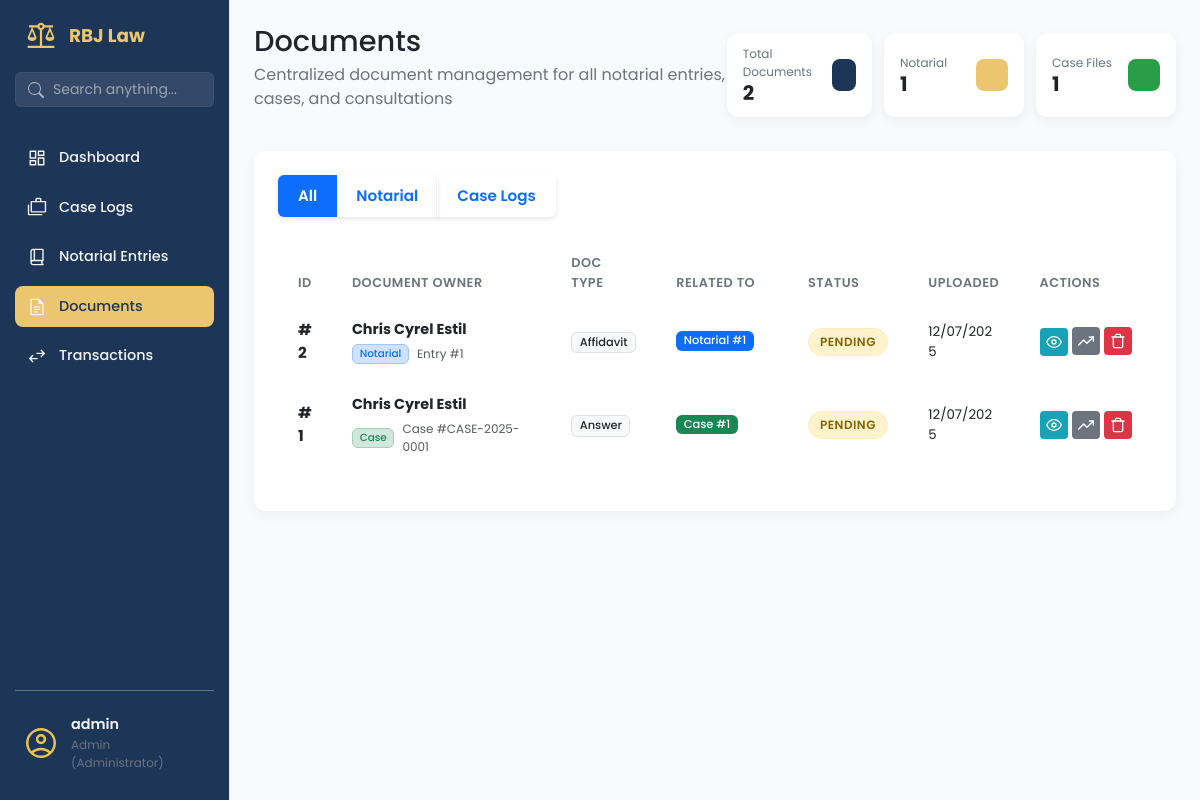
The page /documents/ (signed in) on the database as committed earlier.
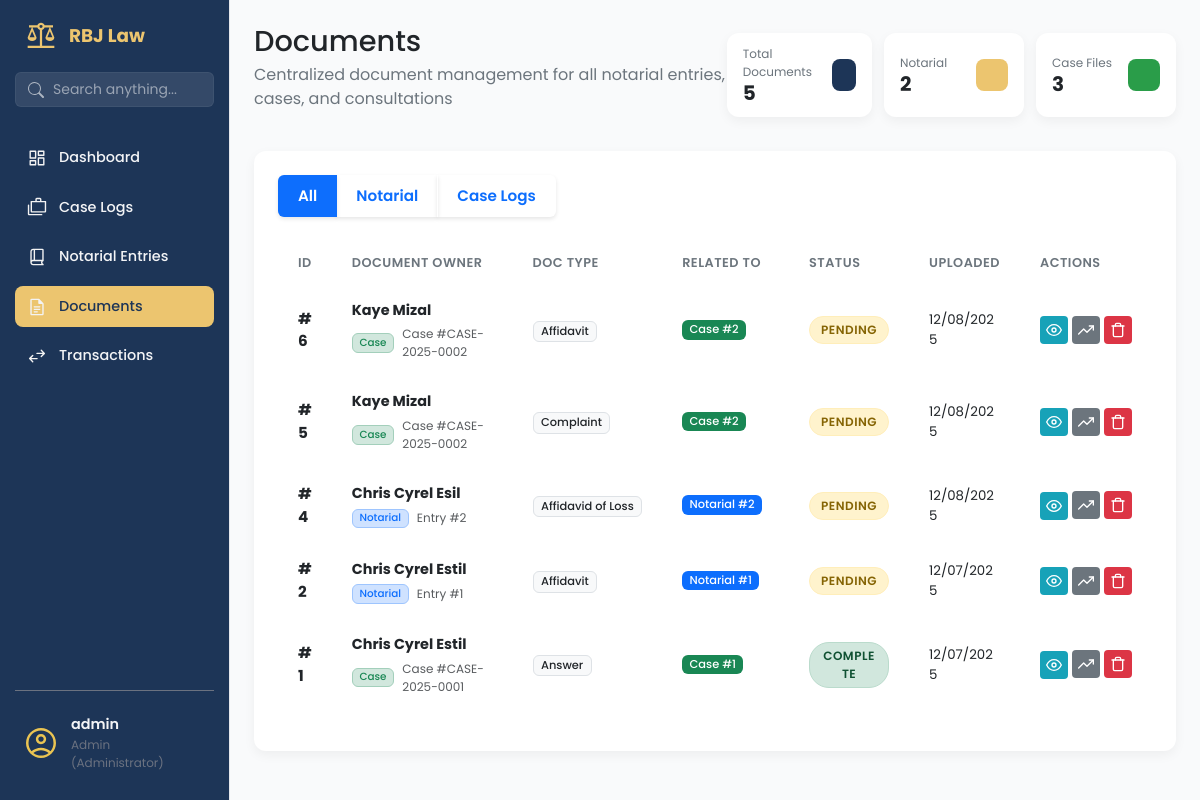
The same page on the database as committed later.
### app/models/document_mdl.py (models this page shows, shortened)
class Document(db.Model):
    __tablename__ = 'documents'
    id = db.Column(db.Integer, primary_key=True)
    filename = db.Column(db.String(255), nullable=False)
    file_path = db.Column(db.String(500), nullable=False)
    file_type = db.Column(db.String(50), nullable=True)
    file_size = db.Column(db.Integer, nullable=True)  # in bytes
    document_type = db.Column(db.String(100), nullable=True)  # e.g., Affidavit, ID, SPA Draft, etc.
    notes = db.Column(db.Text, nullable=True)
    document_status = db.Column(db.String(50), default='Pending', nullable=False)
    parent_type = db.Column(db.String(50), nullable=False)  # 'notarial_entry', 'case', 'client'
    parent_id = db.Column(db.Integer, nullable=False)
    uploaded_by = db.Column(db.Integer, db.ForeignKey('users.id'), nullable=True)
    uploaded_at = db.Column(db.DateTime, default=datetime.utcnow)
    last_modified = db.Column(db.DateTime, default=datetime.utcnow, onupdate=datetime.utcnow)
    uploader = db.relationship('User', backref='uploaded_documents', lazy=True)

### app/routes/documents_routes.py (the view)
@documents_bp.route('/')
@staff_or_admin_required
@login_required
def documents_page():
    document_type = request.args.get('type', 'all')
    query = Document.query
    if current_user.role == 'staff':
        query = query.filter(Document.parent_type != 'case')
    if document_type != 'all':
        query = query.filter_by(parent_type=document_type)
    search_term = request.args.get('search', '')
    if search_term:
        query = query.filter(or_(
            Document.filename.ilike(f'%{search_term}%'),
            Document.notes.ilike(f'%{search_term}%')
        ))
    documents = query.order_by(Document.uploaded_at.desc()).all()
    for doc in documents:
        doc.context_name = "Unknown Client"
        doc.context_ref = f"ID: {doc.parent_id}"
        if doc.parent_type == 'notarial_entry':
            entry = NotarialEntry.query.get(doc.parent_id)
            if entry:
                doc.context_ref = f"Entry #{entry.not_entry_num}"
                if entry.parties:
                    primary_party = entry.parties[0].party_name
                    if len(entry.parties) > 1:
                        doc.context_name = f"{primary_party} et al."
                    else:
                        doc.context_name = primary_party
                else:
                    doc.context_name = "No Party Listed"
        elif doc.parent_type == 'case':
            case = Case.query.get(doc.parent_id)
            if case:
                doc.context_ref = f"Case #{case.case_number}"
                if case.client:
                    doc.context_name = f"{case.client.client_first_name} {case.client.client_last_name}"
                else:
                    doc.context_name = case.title  # Fallback to case title if no client
            else:
                doc.context_name = "Deleted Case"
                doc.context_ref = f"ID: {doc.parent_id}"
        elif doc.parent_type == 'consultation':
            pass
        elif doc.parent_type == 'client':
            client = Client.query.get(doc.parent_id)
            if client:
                doc.context_name = f"{client.first_name} {client.last_name}"
                doc.context_ref = "Client File"
    return render_template('documents_page.html',
                         documents=documents,
                         current_filter=document_type,
                         search_term=search_term)

### app/utils/permissions.py (called while the page is built)
def staff_or_admin_required(f):
    @wraps(f)
    def decorated_function(*args, **kwargs):
        if not current_user.is_authenticated:
            flash('Please login to access this page.', 'error')
            return redirect(url_for('auth.login'))
        if current_user.role not in ['admin', 'staff']:
            flash('Staff or Administrator access required.', 'error')
            return redirect(url_for('dashboard.dashboard_page'))
        return f(*args, **kwargs)
    return decorated_function

### app/templates/documents_page.html (shortened to what the changed rows need)
{% extends 'base.html' %}
{% block content %}
<main class="dashboard-content">
    <header class="dashboard-header">
        <div>
            <h1>Documents </h1>
        </div>
        <div style="display: flex; justify-content: space-between; gap: 12px;">
            <div class="data-card data-card--sm">
                <div class="data-card__info">
                    <span class="data-card__title">Total Documents</span>
                    <span class="data-card__value">{{ documents|length }}</span>
                </div>
            </div>
            <div class="data-card data-card--sm">
                <div class="data-card__info">
                    <span class="data-card__title">Notarial</span>
                    <span class="data-card__value">
                        {% set notarial_count = [] %}
                        {{ notarial_count|length }}
                    </span>
                </div>
            </div>
            {% if current_user.role != 'staff' %}
            <div class="data-card data-card--sm">
                <div class="data-card__info">
                    <span class="data-card__title">Case Files</span>
                    <span class="data-card__value">
                        {% set case_count = [] %}
                        {{ case_count|length }}
                    </span>
                </div>
                <div class="data-card__icon data-card__icon--green"></div>
            </div>
            {% endif %}
                        {% set consultation_count = [] %}
        </div>
    </header>
    <section class="content-section">
        <div class="panel-card">
            <div class="table-wrapper">
                <table class="table">
                    <colgroup>
                    </colgroup>
                    <thead>
                        <tr>
                            <th>ID</th>
                            <th>Document Owner</th>
                            <th>Doc Type</th>
                            <th>Related To</th>
                            <th>Status</th>
                            <th>Uploaded</th>
                            <th>Actions</th>
                        </tr>
                    </thead>
                    <tbody>
                        {% for document in documents %}
                        <tr class="document-row" data-parent-type="{{ document.parent_type }}">
                            <td><strong>#{{ document.id }}</strong></td>
                            <td>
                                <div class="d-flex flex-column">
                                    <span class="fw-bold text-dark" style="font-size: 0.9rem;">
                                        {{ document.context_name }}
                                    </span>
                                    <div class="d-flex align-items-center mt-1">
                                        {% if document.parent_type == 'notarial_entry' %}
                                        <span
                                            class="badge bg-primary-subtle text-primary border border-primary-subtle me-2"
                                            style="font-size: 0.65rem;">Notarial</span>
                                        {% elif document.parent_type == 'case' %}
                                        <span
                                            class="badge bg-success-subtle text-success border border-success-subtle me-2"
                                            style="font-size: 0.65rem;">Case</span>
                                        {% elif document.parent_type == 'consultation' %}
                                        <span class="badge bg-info-subtle text-info border border-info-subtle me-2"
                                            style="font-size: 0.65rem;">Consultation</span>
                                        {% endif %}
                                        <small class="text-muted" style="font-size: 0.75rem;">
                                            {{ document.context_ref }}
                                        </small>
                                    </div>
                                </div>
                            </td>
                            <td><span class="badge bg-light text-dark border">{{ document.document_type or 'General'
                                    }}</span></td>
                            <td>
                                {% if document.parent_type == 'notarial_entry' %}
                                <span class="badge bg-primary mb-1">Notarial #{{ document.parent_id }}</span>
                                {% elif document.parent_type == 'case' %}
                                <span class="badge bg-success mb-1">Case #{{ document.parent_id }}</span>
                                {% else %}
                                <span class="badge bg-secondary mb-1">{{ document.parent_type|title }}</span>
                                {% endif %}
                            </td>
                            <td>
                                <span
                                    class="status-tag status-tag--{{ document.document_status|lower|replace(' ', '-') }}">
                                    {{ document.document_status }}
                                </span>
                            </td>
                            <td>
                                <div class="small">{{ document.uploaded_at.strftime('%m/%d/%Y') }}</div>
                            </td>
                            <td>
                                <div class="action-buttons">
                                    <a href="{{ url_for('documents.view_document', document_id=document.id) }}"
                                        target="_blank" class="btn-action btn-action--info" title="View">
                                        <svg xmlns="http://www.w3.org/2000/svg" width="16" height="16"
                                            viewBox="0 0 24 24" fill="none" stroke="currentColor" stroke-width="2"
                                            stroke-linecap="round" stroke-linejoin="round">
                                            <path d="M1 12s4-8 11-8 11 8 11 8-4 8-11 8-11-8-11-8z"></path>
                                            <circle cx="12" cy="12" r="3"></circle>
                                        </svg>
                                    </a>
                                    <div class="dropdown status-dropdown">
                                        <button class="btn-action btn-action--secondary dropdown-toggle" type="button"
                                            data-bs-toggle="dropdown" aria-expanded="false" title="Update Status">
                                            <svg xmlns="http://www.w3.org/2000/svg" width="16" height="16"
                                                viewBox="0 0 24 24" fill="none" stroke="currentColor" stroke-width="2"
                                                stroke-linecap="round" stroke-linejoin="round">
                                                <polyline points="23 6 13.5 15.5 8.5 10.5 1 18"></polyline>
                                                <polyline points="17 6 23 6 23 12"></polyline>
                                            </svg>
                                        </button>
                                    </div>
                                    <form action="{{ url_for('documents.delete_document', document_id=document.id) }}"
                                        method="POST" style="display:inline;"
                                        onsubmit="return confirm('Are you sure you want to delete this document?');">
                                        <button type="submit" class="btn-action btn-action--danger" title="Delete">
                                        </button>
                                    </form>
                                </div>
                            </td>
                        </tr>
                        {% endfor %}
                    </tbody>
                </table>
            </div>
        </div>
    </section>
</main>
{% endblock %}

Rows that differ between the two databases and show on the page:
added Document: id "6", context_name "Kaye Mizal", parent_type "Case", context_ref "Case #CASE-2025-0002", document_type "Affidavit", parent_id "2", document_status "PENDING", uploaded_at "12/08/2025"
added Document: id "5", context_name "Kaye Mizal", parent_type "Case", context_ref "Case #CASE-2025-0002", document_type "Complaint", parent_id "2", document_status "PENDING", uploaded_at "12/08/2025"
added Document: id "4", context_name "Chris Cyrel Esil", parent_type "Notarial", context_ref "Entry #2", document_type "Affidavid of Loss", parent_id "2", document_status "PENDING", uploaded_at "12/08/2025"
changed Document "Answer": document_status "PENDING" → "COMPLETE"
Other text that changed with them:
{{ documents|length }}: "2" → "5"
{{ notarial_count|length }}: "1" → "2"
{{ case_count|length }}: "1" → "3"
